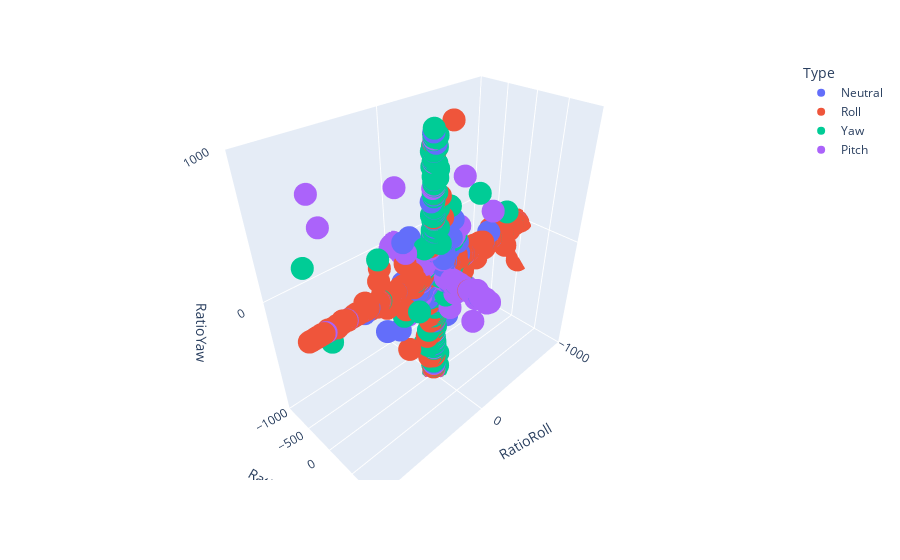

The code cell stored with this chart in its notebook:
### Code cell
mapping = {"Roll" : 0, "Pitch" : 1, "Yaw" : 2}

y = alldf['Type'].map(mapping)
fig = px.scatter_3d(alldf, x = 'RatioRoll', y = 'RatioPitch', z = 'RatioYaw', color = 'Type')
scale = 1000
fig.update_layout(scene=dict(
                    xaxis=dict(range=[-scale, scale]),
                    yaxis=dict(range=[-scale, scale]),
                    zaxis=dict(range=[-scale, scale])
                    ))
fig

### Figure 1 — Plotly figure (JSON) as saved in the notebook; plotly's stock layout.template omitted (floating-point values rounded to 4 significant figures; data arrays with more than 128 entries replaced by an {"elided": "..."} marker saying what was removed)
{"data": [{"hovertemplate": "Type=Neutral<br>RatioRoll=%{x}<br>RatioPitch=%{y}<br>RatioYaw=%{z}<extra></extra>", "legendgroup": "Neutral", "marker": {"color": "#636efa", "symbol": "circle"}, "mode": "markers", "name": "Neutral", "scene": "scene", "showlegend": true, "type": "scatter3d", "x": {"elided": "1643 float values"}, "y": {"elided": "1643 float values"}, "z": {"elided": "1643 float values"}}, {"hovertemplate": "Type=Roll<br>RatioRoll=%{x}<br>RatioPitch=%{y}<br>RatioYaw=%{z}<extra></extra>", "legendgroup": "Roll", "marker": {"color": "#EF553B", "symbol": "circle"}, "mode": "markers", "name": "Roll", "scene": "scene", "showlegend": true, "type": "scatter3d", "x": {"elided": "5430 float values"}, "y": {"elided": "5430 float values"}, "z": {"elided": "5430 float values"}}, {"hovertemplate": "Type=Yaw<br>RatioRoll=%{x}<br>RatioPitch=%{y}<br>RatioYaw=%{z}<extra></extra>", "legendgroup": "Yaw", "marker": {"color": "#00cc96", "symbol": "circle"}, "mode": "markers", "name": "Yaw", "scene": "scene", "showlegend": true, "type": "scatter3d", "x": {"elided": "6146 float values"}, "y": {"elided": "6146 float values"}, "z": {"elided": "6146 float values"}}, {"hovertemplate": "Type=Pitch<br>RatioRoll=%{x}<br>RatioPitch=%{y}<br>RatioYaw=%{z}<extra></extra>", "legendgroup": "Pitch", "marker": {"color": "#ab63fa", "symbol": "circle"}, "mode": "markers", "name": "Pitch", "scene": "scene", "showlegend": true, "type": "scatter3d", "x": {"elided": "5551 float values"}, "y": {"elided": "5551 float values"}, "z": {"elided": "5551 float values"}}], "layout": {"legend": {"title": {"text": "Type"}, "tracegroupgap": 0}, "margin": {"t": 60}, "scene": {"domain": {"x": [0, 1], "y": [0, 1]}, "xaxis": {"range": [-1000, 1000], "title": {"text": "RatioRoll"}}, "yaxis": {"range": [-1000, 1000], "title": {"text": "RatioPitch"}}, "zaxis": {"range": [-1000, 1000], "title": {"text": "RatioYaw"}}}}}
